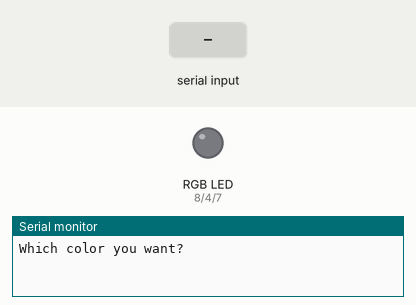
This sketch was run on a simulated Arduino Uno, built with avr-gcc and run on an emulated ATmega328P. Parts: an RGB LED mixed from three pins (HIGH = lit), the last lines printed to the serial monitor. The inputs (shaded band) are chosen by the test bench.

Above: at 1.2 s.
1.3 s: "red" received over Serial
At 2.6 s:
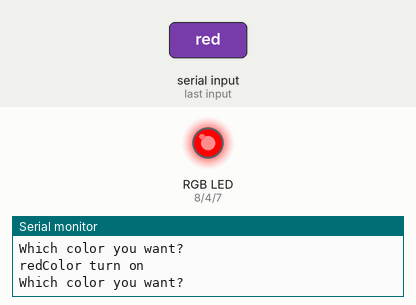
3.8 s: "green" received over Serial
At 5.8 s:
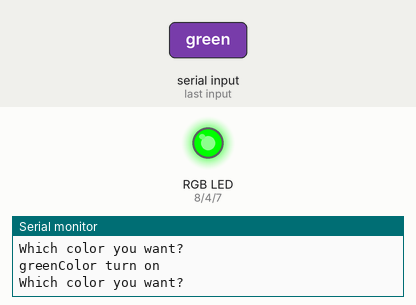
6.3 s: "blue" received over Serial
At 7.6 s:
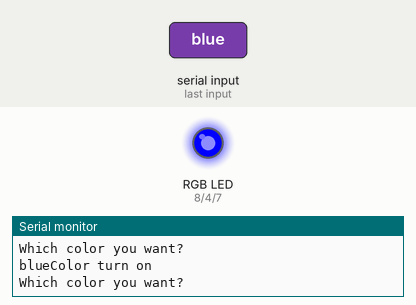
8.8 s: "aqua" received over Serial
At 10.8 s:
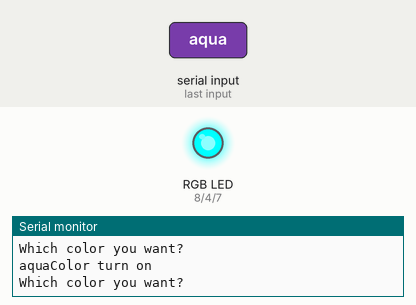
Timing chart, 0 to 12.3 s (numbered marks = the images above; inputs shaded):
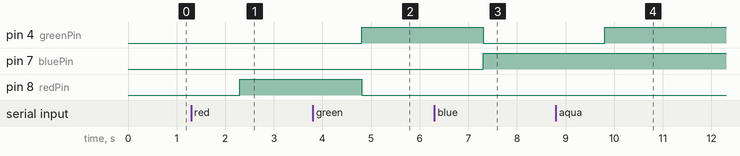

The sketch:

20.RgbLED.ino
```cpp
// C++ code
//
int redPin = 8;
int greenPin = 4;
int bluePin = 7;
String myColor;
String mes = "Which color you want?";

void setup()
{
  pinMode(redPin, OUTPUT);
  pinMode(greenPin, OUTPUT);
  pinMode(bluePin, OUTPUT);
  Serial.begin(9600);
}

void loop()
{
  Serial.println(mes);
  while (Serial.available() == 0){

  }
  myColor = Serial.readString();
  Serial.print(myColor); Serial.println("Color turn on");
  if (myColor == "red"){
    digitalWrite(greenPin, LOW);
    digitalWrite(redPin, HIGH);
    digitalWrite(bluePin, LOW);
    }
  else if (myColor == "green"){
    digitalWrite(greenPin, HIGH);
    digitalWrite(redPin, LOW);
    digitalWrite(bluePin, LOW);
  }
  else if (myColor == "blue"){
    digitalWrite(greenPin, LOW);
    digitalWrite(redPin, LOW);
    digitalWrite(bluePin, HIGH);
    }
   else if (myColor == "aqua"){
    analogWrite(greenPin, 255);
    analogWrite(redPin, LOW);
    analogWrite(bluePin, 255);

   }
}
```

Measured:
- after the input at 1.3 s, pin 8 (redPin): LOW → HIGH after 1.0 s
- after the input at 3.8 s, pin 4 (greenPin): LOW → HIGH after 1.0 s; pin 8 (redPin): HIGH → LOW after 1.0 s
- after the input at 6.3 s, pin 4 (greenPin): HIGH → LOW after 1.0 s; pin 7 (bluePin): LOW → HIGH after 1.0 s
- after the input at 8.8 s, pin 4 (greenPin): LOW → HIGH after 1.0 s
